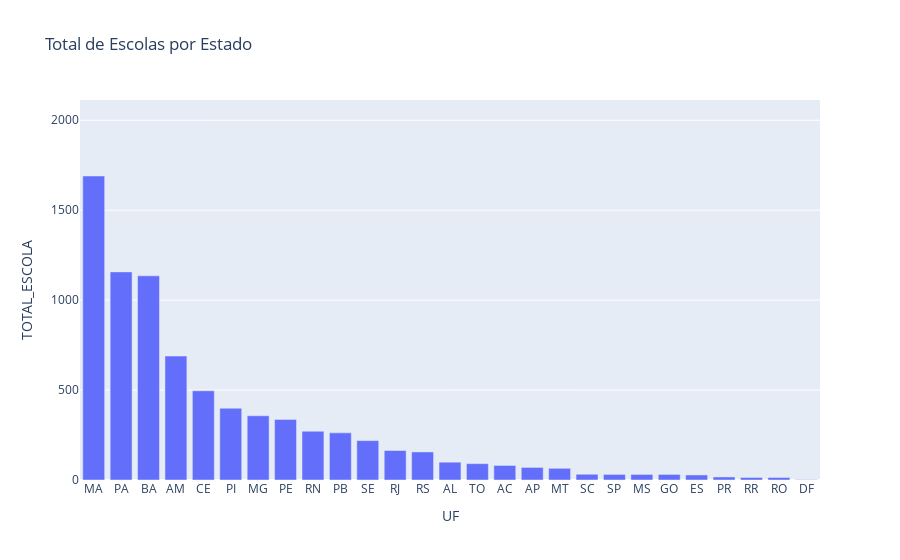
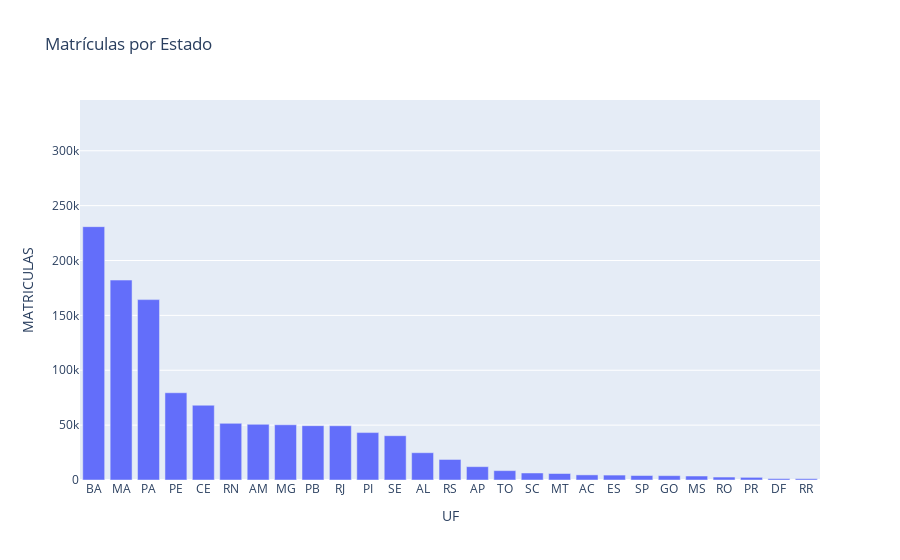
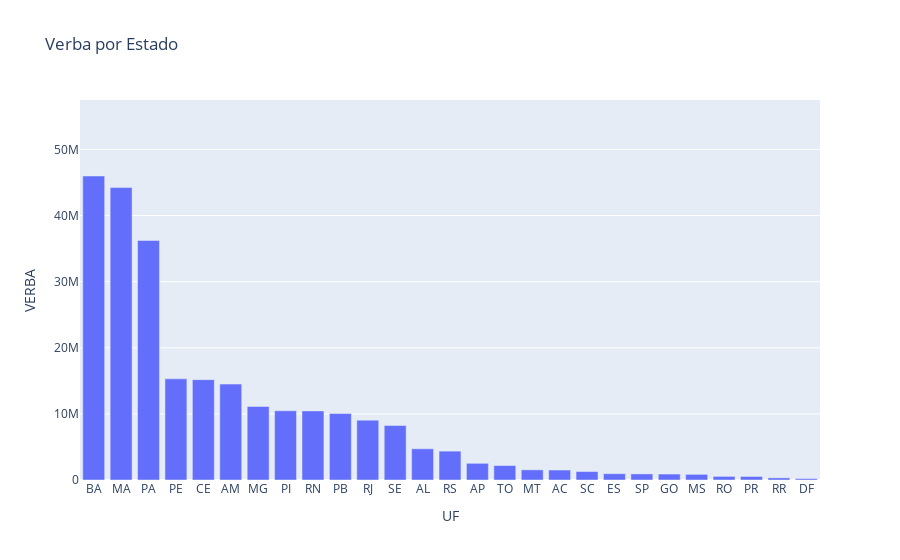

Notebook code cell kept with these figures, in order:
### Markdown cell above
Façamos isso usando três gráficos de barras, relacionando ``UF`` às demais colunas do dataset:

### Code cell
escolas = px.bar(
    df.sort_values("TOTAL_ESCOLA", ascending=False),
    x="UF",
    y="TOTAL_ESCOLA",
    title="Total de Escolas por Estado",
)

max_escolas = max(df["TOTAL_ESCOLA"]) * 1.25

escolas.update_yaxes(range=[0, max_escolas])

matriculas = px.bar(
    df.sort_values("MATRICULAS", ascending=False),
    x="UF",
    y="MATRICULAS",
    title="Matrículas por Estado"
)

max_matriculas = max(df["MATRICULAS"]) * 1.5

matriculas.update_yaxes(range=[0, max_matriculas])

verba = px.bar(
    df.sort_values("VERBA", ascending=False),
    x="UF",
    y="VERBA",
    title="Verba por Estado"
)

max_verba = max(df["VERBA"]) * 1.25

verba.update_yaxes(range=[0, max_verba])

escolas.show()
matriculas.show()
verba.show()

### Figure 1 — Plotly figure (JSON) as saved in the notebook; plotly's stock layout.template omitted (floating-point values rounded to 4 significant figures)
{"data": [{"hovertemplate": "UF=%{x}<br>TOTAL_ESCOLA=%{y}<extra></extra>", "legendgroup": "", "marker": {"color": "#636efa", "pattern": {"shape": ""}}, "name": "", "orientation": "v", "showlegend": false, "textposition": "auto", "type": "bar", "x": ["MA", "PA", "BA", "AM", "CE", "PI", "MG", "PE", "RN", "PB", "SE", "RJ", "RS", "AL", "TO", "AC", "AP", "MT", "SC", "SP", "MS", "GO", "ES", "PR", "RR", "RO", "DF"], "xaxis": "x", "y": [1690, 1157, 1135, 689, 496, 399, 357, 337, 271, 262, 219, 164, 156, 99, 91, 81, 70, 65, 32, 31, 31, 31, 28, 17, 14, 14, 2], "yaxis": "y"}], "layout": {"barmode": "relative", "legend": {"tracegroupgap": 0}, "title": {"text": "Total de Escolas por Estado"}, "xaxis": {"anchor": "y", "domain": [0, 1], "title": {"text": "UF"}}, "yaxis": {"anchor": "x", "domain": [0, 1], "range": [0, 2112.0], "title": {"text": "TOTAL_ESCOLA"}}}}

### Figure 2 — Plotly figure (JSON) as saved in the notebook; plotly's stock layout.template omitted (floating-point values rounded to 4 significant figures)
{"data": [{"hovertemplate": "UF=%{x}<br>MATRICULAS=%{y}<extra></extra>", "legendgroup": "", "marker": {"color": "#636efa", "pattern": {"shape": ""}}, "name": "", "orientation": "v", "showlegend": false, "textposition": "auto", "type": "bar", "x": ["BA", "MA", "PA", "PE", "CE", "RN", "AM", "MG", "PB", "RJ", "PI", "SE", "AL", "RS", "AP", "TO", "SC", "MT", "AC", "ES", "SP", "GO", "MS", "RO", "PR", "DF", "RR"], "xaxis": "x", "y": [230830, 182166, 164365, 79493, 68126, 51601, 50753, 50321, 49512, 49427, 43202, 40370, 24862, 18711, 12150, 8536, 6385, 5924, 4660, 4486, 4082, 3947, 3628, 2689, 2421, 1281, 1223], "yaxis": "y"}], "layout": {"barmode": "relative", "legend": {"tracegroupgap": 0}, "title": {"text": "Matrículas por Estado"}, "xaxis": {"anchor": "y", "domain": [0, 1], "title": {"text": "UF"}}, "yaxis": {"anchor": "x", "domain": [0, 1], "range": [0, 346245], "title": {"text": "MATRICULAS"}}}}

### Figure 3 — Plotly figure (JSON) as saved in the notebook; plotly's stock layout.template omitted (floating-point values rounded to 4 significant figures)
{"data": [{"hovertemplate": "UF=%{x}<br>VERBA=%{y}<extra></extra>", "legendgroup": "", "marker": {"color": "#636efa", "pattern": {"shape": ""}}, "name": "", "orientation": "v", "showlegend": false, "textposition": "auto", "type": "bar", "x": ["BA", "MA", "PA", "PE", "CE", "AM", "MG", "PI", "RN", "PB", "RJ", "SE", "AL", "RS", "AP", "TO", "MT", "AC", "SC", "ES", "SP", "GO", "MS", "RO", "PR", "RR", "DF"], "xaxis": "x", "y": [45970000.0, 44220000.0, 36220000.0, 15290000.0, 15180000.0, 14500000.0, 11120000.0, 10470000.0, 10450000.0, 10050000.0, 9054000.0, 8246000.0, 4719000.0, 4367000.0, 2522000.0, 2190000.0, 1539000.0, 1509000.0, 1278000.0, 952900.0, 922300.0, 902000.0, 854200.0, 543400.0, 533200.0, 323400.0, 212200.0], "yaxis": "y"}], "layout": {"barmode": "relative", "legend": {"tracegroupgap": 0}, "title": {"text": "Verba por Estado"}, "xaxis": {"anchor": "y", "domain": [0, 1], "title": {"text": "UF"}}, "yaxis": {"anchor": "x", "domain": [0, 1], "range": [0, 57468125], "title": {"text": "VERBA"}}}}
